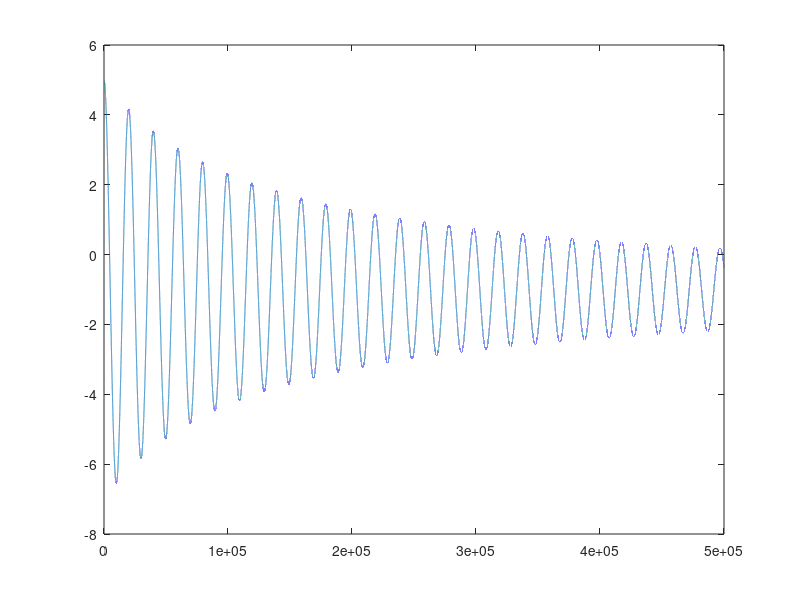

The MATLAB script that drew this image:
n = 500000;             % Number of time steps
t = 0.001;              % Time step
x = zeros(1,n);         % Vector storing state
v = 0;                  % Velocity
a = 0;                  % Acceleration
x(1) = 5;               % Initial state
kP = 0.1;               % Proportional Gain
g = -0.1;               % Acceleration due to gravity
rho = 0.01;             % Air resistance constant

set_state = 0;

for i=2:n
    % Calculate new state
    v = v + a*t;
    x(i) = x(i-1) + v*t;

    % Calculate new control signal
    error = set_state - x(i);
    control = kP * error;
    a = control + g - rho*v*v*sign(v);
end

plot(x)
